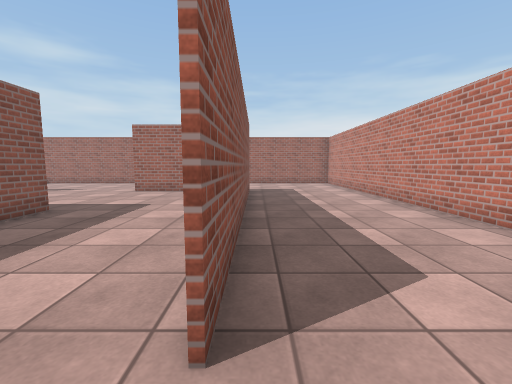
View 1 (above)

16 first-person views from a walk through a Unity game level. The camera is 1.2 m above the floor, tilts 6° down and sees 90° across. The floor is counted in squares, 1 m on a side. Each view is taken from the middle of a square. On the plan, view 1 faces up. The plan holds only what a view shows up to about 12 squares ahead; the rest is blank. Surface patterns are stand-ins for the level's own textures.

View 2
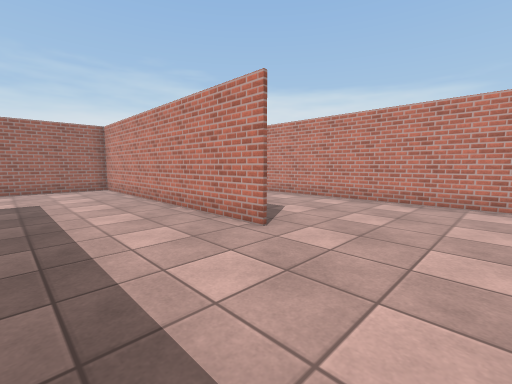

View 3
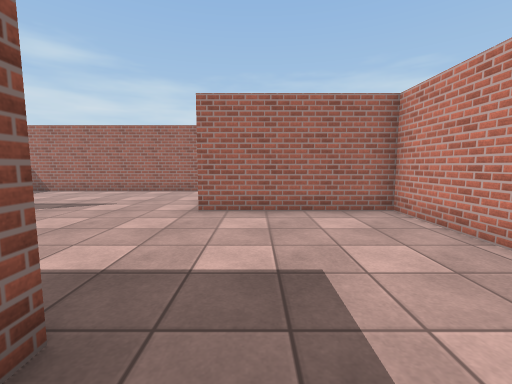

View 4
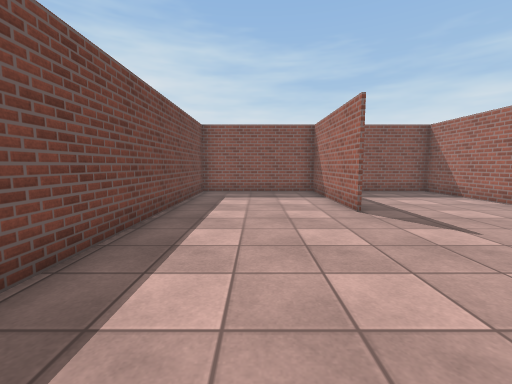

View 5
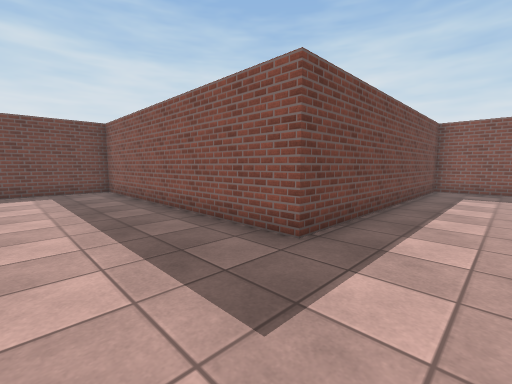

View 6
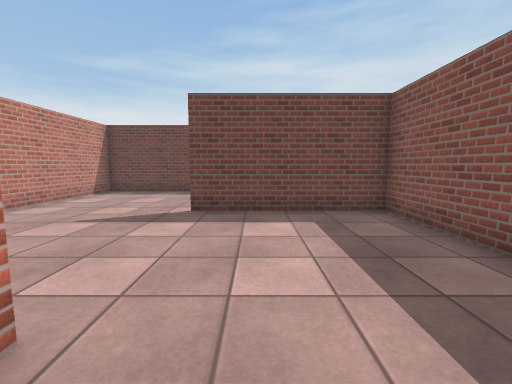

View 7
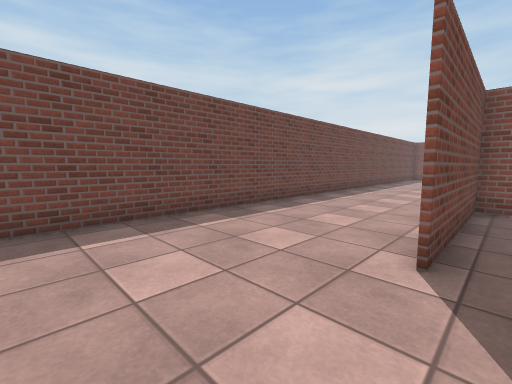

View 8
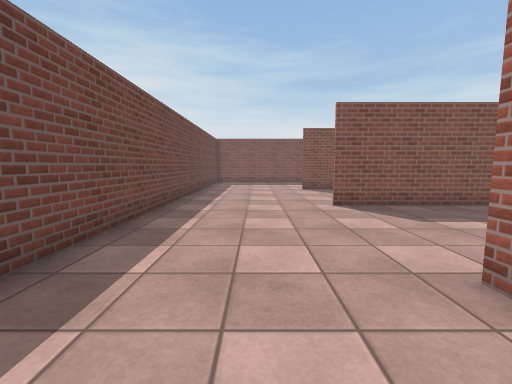

View 9
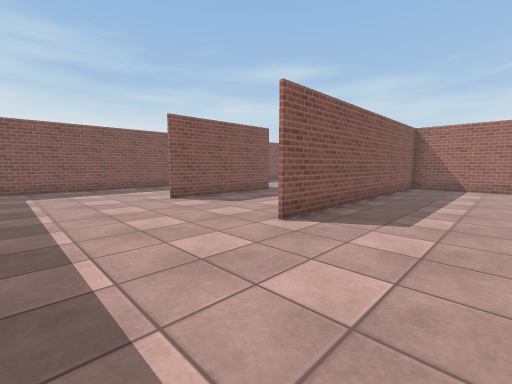

View 10
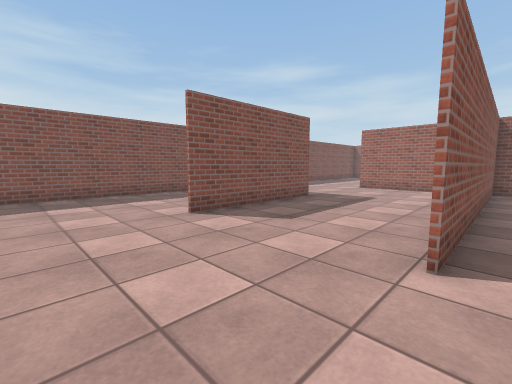

View 11
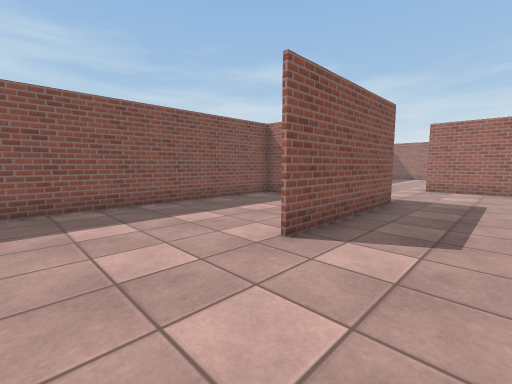

View 12
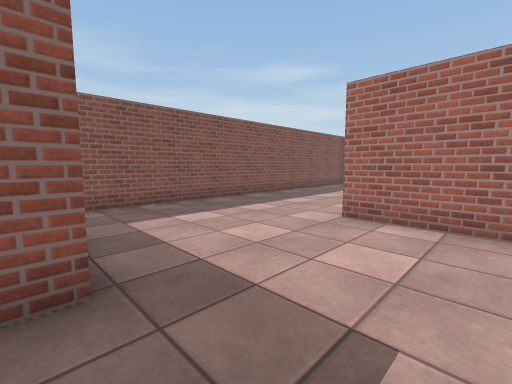

View 13
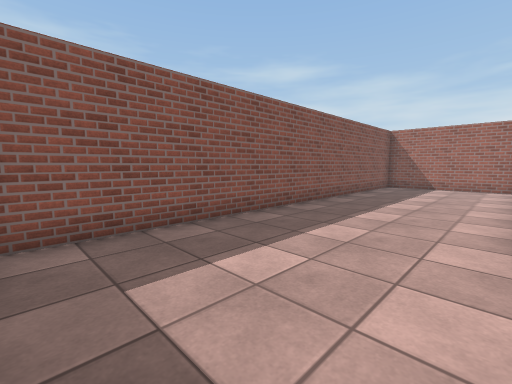

View 14
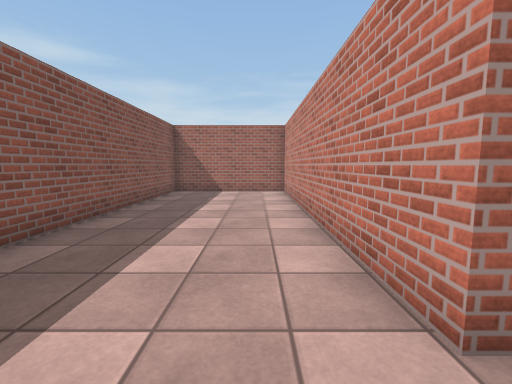

View 15
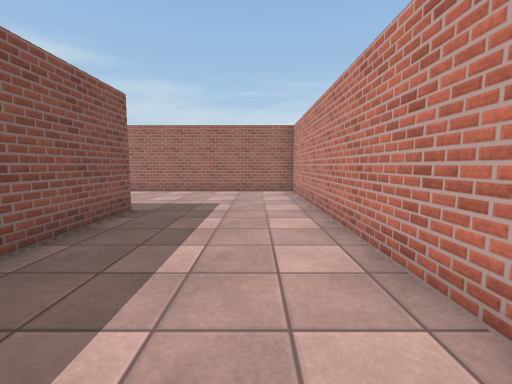

View 16
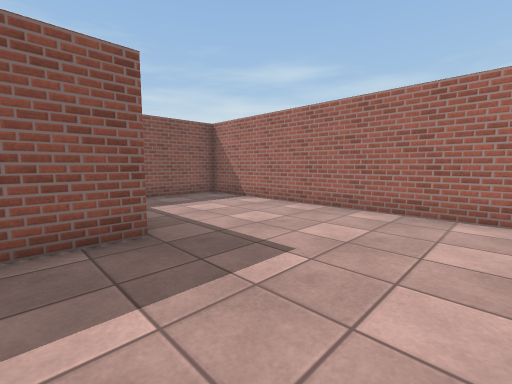

### Floor plan
Points are (right, up) in squares from view 1. A wall is a line through its corners. A room is listed if a view was taken in it or the views show most of it. See-through windows are left out.
Room 1 (views 1, 2, 3, 4, 5, 6, 7, 8, 9, 10, 11, 12, 13, 14, 15, 16)
walls: (-6.9, 6.5) (-10.5, 6.5) (-10.5, -3.8); (-12.4, 6.5) (-15.7, 6.5) (-15.7, 16.6); (-15.6, 1.6) (-15.6, -3.8); (-10.5, 11.6) (-15.6, 11.6) (-15.6, 6.6) (-5.4, 6.6) (-5.4, -3.6) (-0.2, -3.6); (-0.4, 1.4) (-0.4, 11.6) (-5.5, 11.6); (-0.3, 11.8) (-0.3, 1.4); (-19.9, 1.4) (-20.8, 1.4); (-5.4, 16.8) (-5.4, 13.6); (4.7, -2.1) (4.7, 16.7) (-20.7, 16.7) (-20.7, -8.1); (-15.1, -8.7) (4.7, -8.7) (4.7, -3.6); (-15.6, 16.8) (-15.6, 13.8)

Where each view was taken, in squares from view 1:
view 1: 0 up, 0 right, facing up
view 2: 2 down, 4 left, facing up-right
view 3: 5 up, 4 left, facing up
view 4: 9 up, 4 left, facing left
view 5: 9 up, 2 left, facing down-left
view 6: 3 up, 2 left, facing down
view 7: 3 down, 3 right, facing down-left
view 8: 6 down, 3 left, facing left
view 9: 8 down, 7 left, facing up-left
view 10: 7 down, 10 left, facing up-left
view 11: 7 down, 13 left, facing up-left
view 12: 1 up, 13 left, facing up-left
view 13: 2 up, 16 left, facing up-left
view 14: 5 up, 17 left, facing up
view 15: 5 up, 3 right, facing up
view 16: 10 up, 4 right, facing up-left
